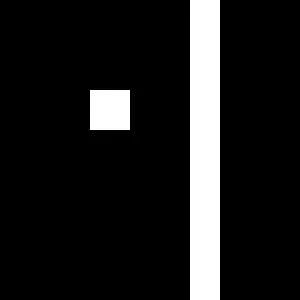
#> input picture demo.png, 300 x 300 px
$ python main.py
#> lines starting #> are read from the running program, lines starting #| are printed output that depends on the picture
#> in main, og_image is the input picture: PIL image 300x300 RGB; mean R, G, B 30.1, 30.1, 30.1
from PIL import Image, ImageOps
import math

def convolve(img, sz, step):
    # if pixels are an odd size we need a whole num
#> called with sz = 3, step = 2
    start = math.floor(sz/2)
    con_pixels = []
    for x in range(start, img.size[0]-1, step):
        for y in range(start, img.size[1]-1, step):
            # top row
            tl = img.getpixel((y-1, x-1))
            tc = img.getpixel((y-1, x))
            tr = img.getpixel((y-1, x+1))

            # center row
            lc = img.getpixel((y, x-1))
            cc = img.getpixel((y, x))
            rc = img.getpixel((y, x+1))

            # bottom row
            bl = img.getpixel((y+1, x-1))
            bc = img.getpixel((y+1, x))
            br = img.getpixel((y+1, x+1))

            sum = tl*3 + tc*10 + tr*3 + lc*0 + cc*0 + rc*0 + bl*-3 + bc*-10 + br*-3
            div = 1
            r_ave = math.floor(sum/div)
            if r_ave < 0:
                r_ave = 0

            sum = tl*-3 + tc*-10 + tr*-3 + lc*0 + cc*0 + rc*0 + bl*3 + bc*10 + br*3
            div = 1
            l_ave = math.floor(sum/div)
            if l_ave < 0:
                l_ave = 0

            sum = tl*3 + tc*0 + tr*-3 + lc*10 + cc*0 + rc*-10 + bl*3 + bc*0 + br*-3
            div = 1
            b_ave = math.floor(sum/div)
            if b_ave < 0:
                b_ave = 0

            sum = tl*-3 + tc*0 + tr*3 + lc*-10 + cc*0 + rc*10 + bl*-3 + bc*0 + br*3
            div = 1
            t_ave = math.floor(sum/div)
            if t_ave < 0:
                t_ave = 0

            ave = math.floor(r_ave + l_ave + b_ave + t_ave)
            con_pixels.append(ave)
#> after the loop, con_pixels = 22201 items
    # Our new image is smaller than original and needs to be whole num
    dims = (math.floor(img.size[0]/step)-1, math.floor(img.size[1]/step)-1)
#> dims = (149, 149)
    output = Image.new('L', dims)
#> output: PIL image 149x149 L; every value is 0
    print(len(con_pixels))
#| 22201
    output.putdata(con_pixels)
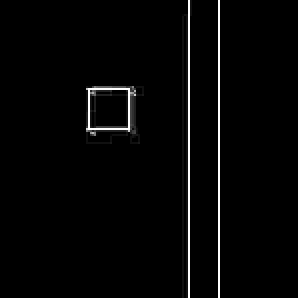
#> output: PIL image 149x149 L (shown 2 times larger); min 0, max 255, mean 5.2
    output.show()
# end convolve():

def main():
    og_image = Image.open("demo.png")
    # Convert to greyscale
    gray_image = ImageOps.grayscale(og_image)
    # open original for comparison
    gray_image.show()
    # kernal size of 3x3
    convolve(gray_image,3, 2)
# end of main()

if __name__ == "__main__":
    main()
